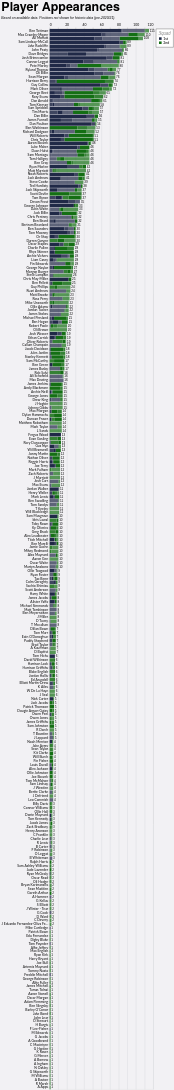

Write the Vega-Lite specification saved for this chart.
### Vega-Lite specification from a JSON file in a GitHub repository (floating-point values rounded to 4 significant figures; data arrays with more than 128 entries replaced by an {"elided": "..."} marker saying what was removed)
{"config": {"axis": {"labelFont": "Lato, sans-serif", "titleFont": "PT Sans Narrow, Helvetica Neue, Helvetica, Arial, sans-serif", "labelFontSize": 13, "titleFontSize": 24, "gridColor": "#202947", "gridOpacity": 0.2}, "header": {"labelFont": "PT Sans Narrow, Helvetica Neue, Helvetica, Arial, sans-serif", "titleFont": "PT Sans Narrow, Helvetica Neue, Helvetica, Arial, sans-serif", "labelFontSize": 24, "titleFontSize": 28, "labelFontWeight": "bold", "orient": "left"}, "legend": {"labelFont": "Lato, sans-serif", "titleFont": "PT Sans Narrow, Helvetica Neue, Helvetica, Arial, sans-serif", "labelFontSize": 14, "titleFontSize": 16, "titlePadding": 5, "fillColor": "white", "strokeColor": "black", "padding": 10, "titleFontWeight": "lighter", "titleFontStyle": "italic", "titleColor": "gray", "offset": 10}, "title": {"font": "PT Sans Narrow, Helvetica Neue, Helvetica, Arial, sans-serif", "fontSize": 48, "fontWeight": "bold", "anchor": "start", "align": "center", "titlePadding": 20, "subtitlePadding": 10, "subtitleFontSize": 13, "subtitleColor": "", "subtitleFontStyle": "italic", "offset": 15, "color": "black"}, "axisX": {"labelAngle": 0}, "facet": {"title": null, "header": null, "align": {"row": "each", "column": "each"}}, "resolve": {"scale": {"y": "independent", "facet": "independent"}}, "background": "#f2f1f4"}, "layer": [{"mark": {"type": "bar"}, "encoding": {"color": {"field": "squad", "legend": {"orient": "right"}, "scale": {"domain": ["1st", "2nd"], "range": ["#202947", "#146f14"]}, "title": "Squad", "type": "nominal"}, "opacity": {"field": "start", "legend": null, "scale": {"domain": ["Start", "Bench", "Unknown"], "range": [1.0, 0.7, 0.4]}, "type": "nominal"}, "order": {"field": "squad", "sort": "ascending", "type": "quantitative"}, "tooltip": [{"field": "player", "title": "Player", "type": "nominal"}, {"field": "squad", "title": "Squad", "type": "nominal"}, {"aggregate": "sum", "field": "games", "title": "Games", "type": "quantitative"}, {"field": "start", "title": "Started?", "type": "nominal"}], "x": {"aggregate": "sum", "axis": {"orient": "top", "title": null}, "field": "games", "type": "quantitative"}, "y": {"field": "player", "sort": "-x", "title": null, "type": "nominal"}}, "title": {"text": "Player Appearances", "subtitle": "Based on available data. Positions not shown for historic data (pre-2020/21)."}}, {"mark": {"type": "text", "align": "left", "baseline": "middle", "dx": 3, "fontSize": 12}, "encoding": {"text": {"aggregate": "sum", "field": "games", "type": "quantitative"}, "x": {"aggregate": "sum", "field": "games", "type": "quantitative"}, "y": {"field": "player", "sort": "-x", "type": "nominal"}}}], "data": {"name": "data-ddd492ed76fc8faca29a87bd4fed52fa"}, "height": {"step": 15}, "width": 400, "$schema": "https://vega.github.io/schema/vega-lite/v5.20.1.json", "datasets": {"data-ddd492ed76fc8faca29a87bd4fed52fa": {"elided": "1931 records"}}}
